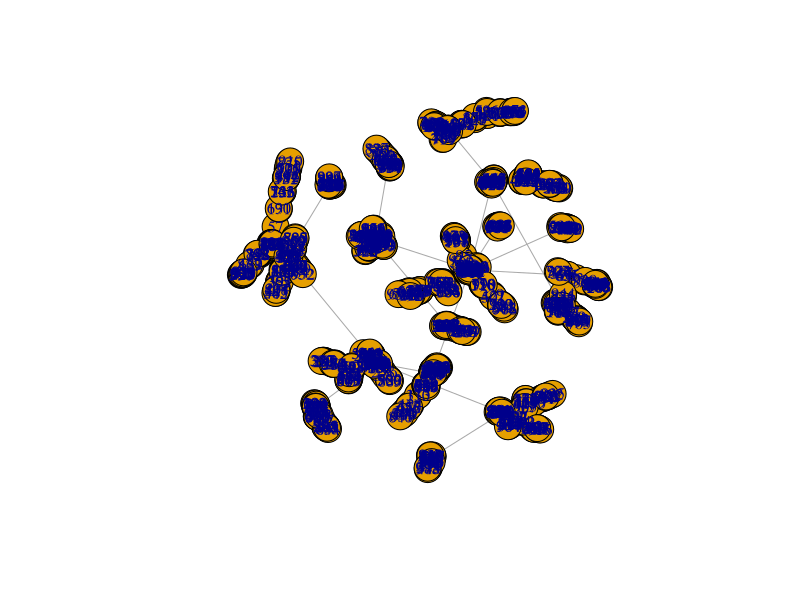
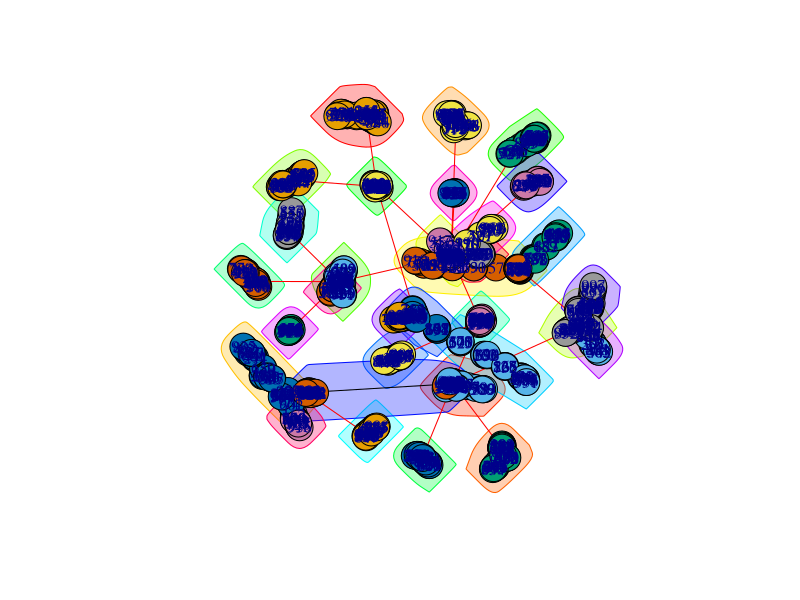

Write R code to recreate these figures, in order.
# EE 219 Homework 1 Problem 2 b
# Name: Weikun Han, Duzhi Chen
# Date: 4/14/2017
# Reference:
#  - https://google.github.io/styleguide/Rguide.xml#indentation

library(igraph)

# Initial veriables
node <- 1000

# Create the undirected random network,
# whose degree distribution is proportional to x^(-3)
graph <- barabasi.game(node, directed = FALSE)

# Check the graph connectivity
if(is.connected(graph)) {

    # Print information
    cat("-------------------------Processing Finshed 1----------------------------------\n",
        "Graph whose degree distribution is proportional to x^(-3)\n",
        "Connectiveity: Conneected\n",
        "-------------------------------------------------------------------------------\n")
} else {

    # Print information
    cat("-------------------------Processing Finshed 1----------------------------------\n",
        "Graph whose degree distribution is proportional to x^(-3)\n",
        "Connectiveity: Not conneected\n",
        "-------------------------------------------------------------------------------\n")
}

# Find the giant connected component (GCC)
cluster <- clusters(graph)
gcc_index <- which.max(cluster$csize)
non_gcc_nodes <- (1:vcount(graph))[cluster$membership != gcc_index]
gcc <- delete.vertices(graph, non_gcc_nodes)

# Plot information
plot(gcc)

# Use fast greedy method to find the community structure
fc <- fastgreedy.community(gcc)

# Plot information
plot(fc, graph)

# Print information
cat("-------------------------Processing Finshed 2----------------------------------\n",
    "Fast greedy method to find the community structure done.\n",
    "The modularity is: ", modularity(fc), "\n",
    "-------------------------------------------------------------------------------\n")
